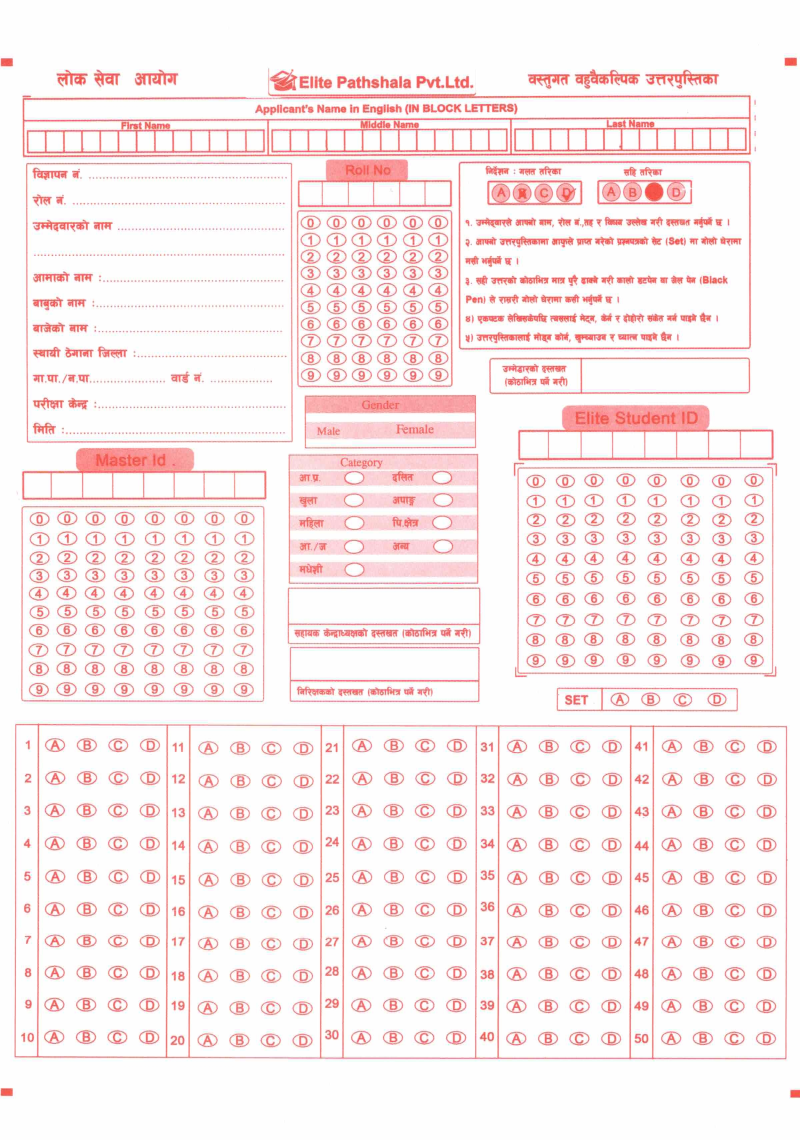
#> input picture dev/static/template.jpg, 2400 x 3419 px (shown at 1/3 size)
$ python template_generator.py
#> lines starting #> are read from the running program, lines starting #| are printed output that depends on the picture; after the words box and inside, x2 and y2 are one past the last pixel; in counts of white or black regions, pixels touching at a corner belong together
import cv2
import numpy as np
import json

def locate_page_corner_markers(img, debug=False):

    gray = cv2.cvtColor(img, cv2.COLOR_BGR2GRAY)
    _, thresh = cv2.threshold(gray, 180, 255, cv2.THRESH_BINARY_INV)
    contours, _ = cv2.findContours(thresh, cv2.RETR_EXTERNAL, cv2.CHAIN_APPROX_SIMPLE)

    candidate_centers = []

    for cnt in contours:
        area = cv2.contourArea(cnt)
        if area < 100 or area > 6000:
            continue

        x_box, y_box, w_box, h_box = cv2.boundingRect(cnt)
        aspect_ratio = float(w_box) / h_box

        if 0.2 <= aspect_ratio <= 4.5:
            M = cv2.moments(cnt)
            if M["m00"] != 0:
                cX = int(M["m10"] / M["m00"])
                cY = int(M["m01"] / M["m00"])
                candidate_centers.append((cX, cY))


    if len(candidate_centers) < 4:
        raise ValueError(f"Found only {len(candidate_centers)} candidate markers. Need at least 4.")

    pts = np.array(candidate_centers)
    sum_pts = pts.sum(axis=1)
    diff_pts = np.diff(pts, axis=1).flatten()

    tl = pts[np.argmin(sum_pts)]
    br = pts[np.argmax(sum_pts)]
    tr = pts[np.argmin(diff_pts)]
    bl = pts[np.argmax(diff_pts)]

    corner_coordinates = {
        "tl":     {"x": int(tl[0]), "y": int(tl[1])},
        "tr":    {"x": int(tr[0]), "y": int(tr[1])},
        "br": {"x": int(br[0]), "y": int(br[1])},
        "bl":  {"x": int(bl[0]), "y": int(bl[1])}
    }

    with open("template_corner_markers.json", "w") as f:
        json.dump(corner_coordinates, f, indent=4)

    if debug:
        vis_img = img.copy()
        sorted_corners = np.array([tl, tr, br, bl], dtype="float32")
        labels = ["TL", "TR", "BR", "BL"]
        colors = [(0, 0, 255), (0, 255, 0), (255, 0, 0), (0, 125, 255)]

        for idx, (x, y) in enumerate(sorted_corners):
            pt = (int(x), int(y))
            cv2.circle(vis_img, pt, 8, colors[idx], -1)
            cv2.putText(vis_img, labels[idx], (pt[0] + 30, pt[1] + 10),
                        cv2.FONT_HERSHEY_SIMPLEX, 1.2, colors[idx], 4)
            # print(f"{labels[idx]} Corner Found at Coordinate: X={pt[0]}, Y={pt[1]}")

        cv2.imwrite("template_corner_markers.jpg", vis_img)

    return corner_coordinates

def locate_set_key_bubbles(img, debug=False):

    BLOCK_COORDS = {
        "A" : np.array([1865, 2112]),
        "B" : np.array([1958, 2112]),
        "C" : np.array([2055, 2112]),
        "D" : np.array([2158, 2112])
    }

    coords = {}
    for col, option in enumerate(["A","B","C","D"]):
        p = BLOCK_COORDS[str(option)]
        cx = int(round(p[0]))
        cy = int(round(p[1]))

        coords[str(option)] = {
            "x": cx,
            "y": cy
        }

    with open("template_set_key_bubbles.json", "w") as f:
        json.dump(coords, f, indent=4)


    if debug:

        with open("template_set_key_bubbles.json") as f:
            coords = json.load(f)

        for opt, pt in coords.items():
            cv2.circle(img,
                (
                    pt["x"],
                    pt["y"]
                ),
                8,
                (255,0,0),
                -1
            )

            cv2.putText(img,
                f"{opt}",
                (
                    pt["x"]-10,
                    pt["y"]-10
                ),
                cv2.FONT_HERSHEY_SIMPLEX,
                0.35,
                (0,0,255),
                1
            )

            cv2.imwrite("template_set_key_bubbles.jpg",img)

    return coords

def locate_student_id_bubbles(img, debug=False):

    COLS = 8
    ROWS = 10

    TL = np.array([1613, 1459])
    TR = np.array([2270, 1460])

    BL = np.array([1612, 1996])
    BR = np.array([2270, 1996])

    COL_CORRECTIONS = {
        0: 0,
        1: -5,
        2: -13,
        3: -10,
        4: -10,
        5: -5,
        6: -4,
        7: 0
    }

    ROW_CORRECTIONS = {
        0: 0,
        1: 0,
        2: -4,
        3: -7,
        4: -7,
        5: -10,
        6: -7,
        7: -2,
        8: -2,
        9: 0
    }

    coords = {}

    for col in range(COLS):

        top = TL + ((TR - TL) * col / (COLS - 1))
        bottom = BL + ((BR - BL) * col / (COLS - 1))

        for row in range(ROWS):

            p = top + ((bottom - top) * row / (ROWS - 1))

            corrected_x = int(round(p[0])) + COL_CORRECTIONS.get(col, 0)
            corrected_y = int(round(p[1])) + ROW_CORRECTIONS.get(row, 0)

            # corrected_x = int(round(p[0]))
            # corrected_y = int(round(p[1]))

            coords[f"{col}_{row}"] = {
                "x": corrected_x,
                "y": corrected_y
            }

    # Save the perfectly aligned template coordinates
    with open("template_student_id_bubbles.json", "w") as f:
        json.dump(coords, f, indent=4)

    if debug:

        with open("template_student_id_bubbles.json") as f:
            coords = json.load(f)

        for key, pt in coords.items():
            cv2.circle(
                img,
                (pt["x"], pt["y"]),
                8,
                (255, 0, 0),
                -1
            )

        cv2.imwrite("template_student_id_bubbles.jpg", img)


    return coords

def locate_questions_bubbles(img, debug=False):
    BLOCKS = 5
    QUESTIONS_PER_BLOCK = 10
    OPTIONS = 4

    BLOCK_CORNERS = {
        "1" : {
            "TL" : np.array([164, 2248]),
            "TR" : np.array([450, 2248]),
            "BR" : np.array([446, 3131]),
            "BL" : np.array([161, 3130])
        },
        "2" : {
            "TL" : np.array([625, 2258]),
            "TR" : np.array([912, 2259]),
            "BR" : np.array([908, 3141]),
            "BL" : np.array([623, 3140])
        },
        "3" : {
            "TL" : np.array([1088, 2251]),
            "TR" : np.array([1374, 2251]),
            "BR" : np.array([1370, 3133]),
            "BL" : np.array([1085, 3133])
        },
        "4" : {
            "TL" : np.array([1556, 2253]),
            "TR" : np.array([1842, 2253]),
            "BR" : np.array([1838, 3136]),
            "BL" : np.array([1552, 3136])
        },
        "5" : {
            "TL" : np.array([2022, 2253]),
            "TR" : np.array([2307, 2254]),
            "BR" : np.array([2304, 3137]),
            "BL" : np.array([2018, 3136])
        },
    }

    COL_CORRECTIONS = {

    }

    ROW_CORRECTIONS = {
        "1_3" : 3,
        "1_4" : 6,
        "1_5" : 5,
        "1_6" : 3,
        "1_7" : 2,
        "1_8" : 2,
        "2_3" : 3,
        "2_4" : 6,
        "2_5" : 5,
        "2_6" : 3,
        "2_7" : 2,
        "2_8" : 2,
        "3_3" : 3,
        "3_4" : 6,
        "3_5" : 5,
        "3_6" : 3,
        "3_7" : 2,
        "3_8" : 2,
        "4_3" : 3,
        "4_4" : 6,
        "4_5" : 5,
        "4_6" : 3,
        "4_7" : 2,
        "4_8" : 2,
        "5_3" : 3,
        "5_4" : 6,
        "5_5" : 5,
        "5_6" : 3,
        "5_7" : 2,
        "5_8" : 2,
    }

    coords = {}
    question = 1

    for block in range(BLOCKS):
        for row in range(QUESTIONS_PER_BLOCK):
            left = BLOCK_CORNERS[str(block+1)]["TL"] + ((BLOCK_CORNERS[str(block+1)]["BL"] - BLOCK_CORNERS[str(block+1)]["TL"]) * row / (QUESTIONS_PER_BLOCK - 1))
            right = BLOCK_CORNERS[str(block+1)]["TR"] + ((BLOCK_CORNERS[str(block+1)]["BR"] - BLOCK_CORNERS[str(block+1)]["TR"]) * row / (QUESTIONS_PER_BLOCK - 1))

            coords[str(question)] = {}
            for col, option in enumerate(["A","B","C","D"]):
                p = left + ((right - left) * col / (OPTIONS - 1))

                cx = int(round(p[0])) + COL_CORRECTIONS.get(col, 0)
                cy = int(round(p[1])) + ROW_CORRECTIONS.get(f"{block+1}_{row}", 0)

                coords[str(question)][option] = {
                    "x": cx,
                    "y": cy
                }

            question += 1

    with open("template_question_bubbles.json", "w") as f:
        json.dump(coords, f, indent=4)

    if debug:

        with open("template_question_bubbles.json") as f:
            coords = json.load(f)

        for q, options in coords.items():
            for opt, pt in options.items():
                cv2.circle(img,
                    (
                        pt["x"],
                        pt["y"]
                    ),
                    8,
                    (255,0,0),
                    -1
                )

                cv2.putText(img,
                    f"{q}{opt}",
                    (
                        pt["x"]-10,
                        pt["y"]-10
                    ),
                    cv2.FONT_HERSHEY_SIMPLEX,
                    0.35,
                    (0,0,255),
                    1
                )

                cv2.imwrite("template_question_bubbles.jpg",img)

    return coords


def generate_merged_debug_image(vis_img):
    BUBBLE_RADIUS = 20
    page_corners = {}
    student_id_bubbles = {}
    set_bubbles = {}
    questions_bubbles = {}

    with open("template_corner_markers.json") as f:
        page_corners = json.load(f)

    with open("template_student_id_bubbles.json") as f:
        student_id_bubbles = json.load(f)

    with open("template_set_key_bubbles.json") as f:
        set_bubbles = json.load(f)

    with open("template_question_bubbles.json") as f:
        questions_bubbles = json.load(f)


    # 2. Draw Page Corner Markers
    labels = ["TL", "TR", "BR", "BL"]
    colors = [(0, 0, 255), (0, 255, 0), (255, 0, 0), (0, 125, 255)] # BGR
    sorted_keys = ["tl", "tr", "br", "bl"]

    for idx, key in enumerate(sorted_keys):
        pt = (page_corners[key]["x"], page_corners[key]["y"])
        cv2.circle(vis_img, pt, BUBBLE_RADIUS, colors[idx], -1)
        cv2.putText(vis_img, labels[idx], (pt[0] + 30, pt[1] + 10),
                    cv2.FONT_HERSHEY_SIMPLEX, 1.2, colors[idx], 4)

    # 3. Draw Student ID Bubbles (Blue dots)
    for key, pt in student_id_bubbles.items():
        cv2.circle(vis_img, (pt["x"], pt["y"]), BUBBLE_RADIUS, (255, 0, 0), -1)

    # 4. Draw Set Key Bubbles (Blue dots with red labels)
    for key, pt in set_bubbles.items():
        cv2.circle(vis_img, (pt["x"], pt["y"]), BUBBLE_RADIUS, (255, 0, 0), -1)
        cv2.putText(vis_img, f"{key}", (pt["x"] - 10, pt["y"] - 10),
            cv2.FONT_HERSHEY_SIMPLEX, 0.35, (0, 0, 255), 1)

    # 5. Draw Question Bubbles (Blue dots with red labels)
    for q, options in questions_bubbles.items():
        for opt, pt in options.items():
            cv2.circle(vis_img, (pt["x"], pt["y"]), BUBBLE_RADIUS, (255, 0, 0), -1)
            cv2.putText(vis_img, f"{q}{opt}", (pt["x"] - 10, pt["y"] - 10),
                cv2.FONT_HERSHEY_SIMPLEX, 0.35, (0, 0, 255), 1)

    # 6. Save the combined master view
    cv2.imwrite("template_marked_image.jpg", vis_img)

    return


def generate_template(image_path, debug=False):

#> called with image_path = 'static/template.jpg', debug = False
    img = cv2.imread(image_path)
#> img is the input picture: shape (3419, 2400, 3); mean B, G, R 237.2, 237.1, 250
    if img is None:
        raise FileNotFoundError(f"Could not open or find the image: {image_path}")

    img = cv2.resize(img,(2409, 3437))
#> img: shape (3437, 2409, 3)
    page_corners = locate_page_corner_markers(img, debug)
#> in locate_page_corner_markers, `gray = cv2.cvtColor(img, cv2.COLOR_BGR2GRAY)`:
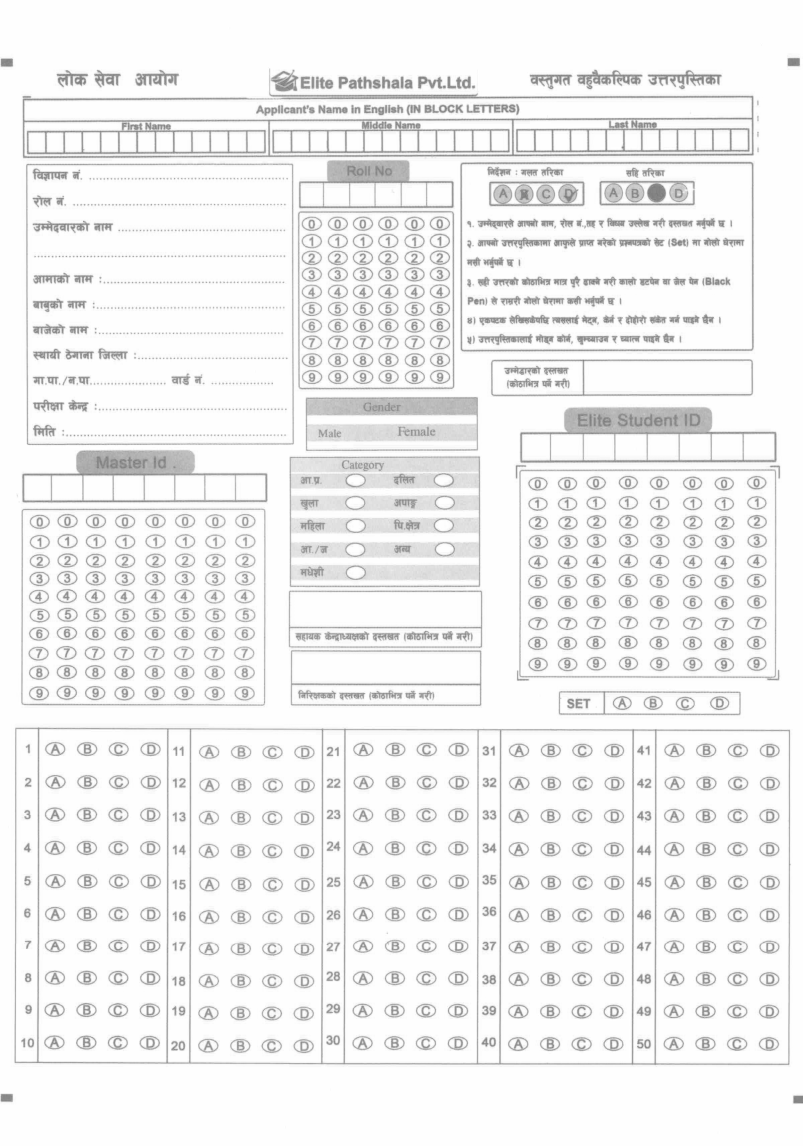
#> gray: shape (3437, 2409) (shown at 1/3 size); min 106, max 255, mean 240.9
#> in locate_page_corner_markers, `_, thresh = cv2.threshold(gray, 180, 255, cv2.THRESH_BINARY_INV)`:
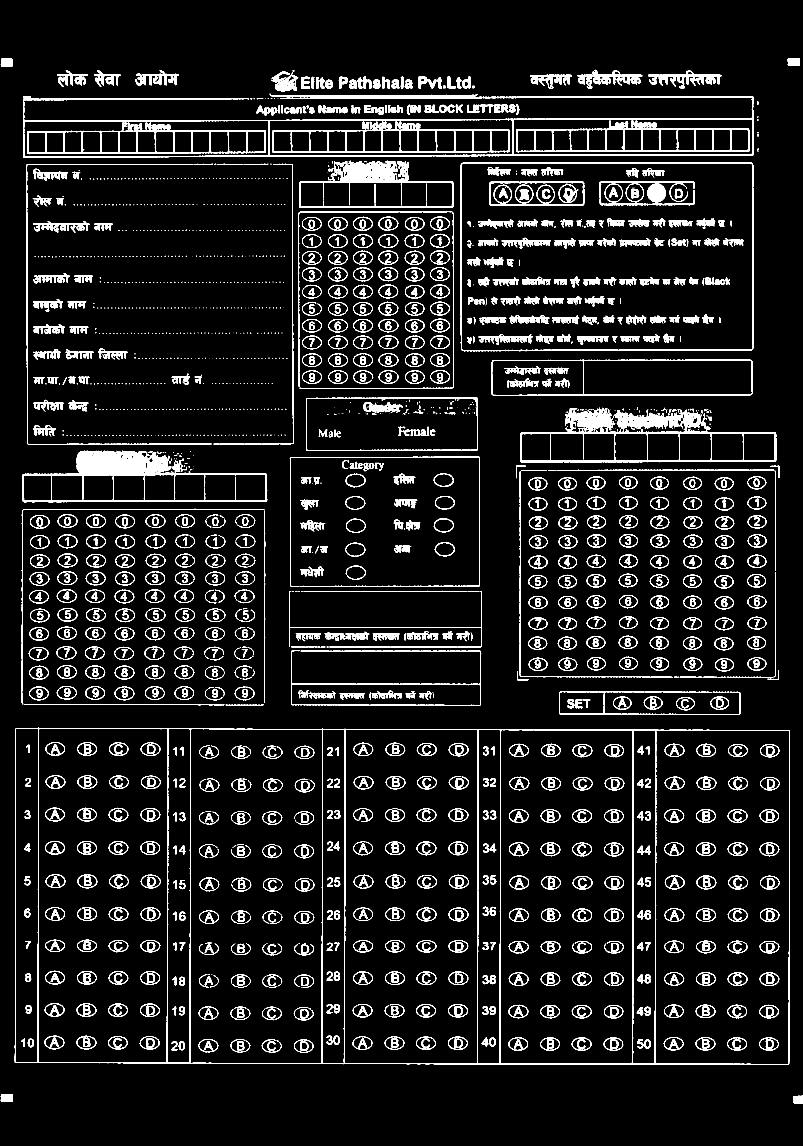
#> thresh: shape (3437, 2409) (shown at 1/3 size); 7.8% white; 2303 white regions (885 under 20 px)
#> in locate_page_corner_markers, `contours, _ = cv2.findContours(thresh, cv2.RETR_EXTERNAL, cv2.CHAIN_AP..`: contours = 1306 contours, 790 with area under 20; largest, box (x1, y1, x2, y2) and area: (44, 2183, 2370, 3194) 2329776, (1381, 486, 2260, 1054) 495004, (69, 281, 2260, 474) 250824, (1561, 1223, 2329, 1388) 87832, (1474, 1079, 2258, 1188) 82942
#> the loop in locate_page_corner_markers, `for cnt in contours:` made 1306 passes
#> (area, x_box, y_box, w_box, h_box, aspect_ratio, cX, cY) on passes 1, 2, 7, 8, 9, 10, 16, 18, 19, 24, 25, 26: (581, 2380, 3287, 29, 23, 1.26, 2394, 3298), (719, 2, 3282, 36, 23, 1.57, 19, 3293), (1663.5, 2028, 2091, 55, 40, 1.38, 2055, 2110), (1683.5, 2131, 2090, 56, 40, 1.4, 2158, 2108), (1680, 1931, 2089, 57, 40, 1.43, 1959, 2108), (1659, 1839, 2089, 56, 40, 1.4, 1866, 2108), (285, 726, 2067, 18, 26, 0.692, 735, 2077), (284, 636, 2066, 18, 27, 0.667, 645, 2077), (294.5, 457, 2065, 18, 27, 0.667, 465, 2076), (1827, 87, 2060, 60, 41, 1.46, 116, 2079), (1811, 524, 2059, 58, 41, 1.41, 552, 2078), (179.5, 435, 2059, 59, 41, 1.44, 463, 2078)
#> area on passes 3, 4, 13, 15, 17, 20: 2329775.5, 79.5, 57.5, 9903, 62.5, 47.5
#> after the loop in locate_page_corner_markers, `for cnt in contours:`: candidate_centers = 396 pairs, first value 19 to 2394, second value 185 to 3298
#> in locate_page_corner_markers, `pts = np.array(candidate_centers)`: pts has the same summary as candidate_centers
#> in locate_page_corner_markers, `sum_pts = pts.sum(axis=1)`: sum_pts = 396 values, max 5692 at index 0, min 206 at index 394, mean 2401.2
#> in locate_page_corner_markers, `diff_pts = np.diff(pts, axis=1).flatten()`: diff_pts = 396 values, max 3274 at index 1, min -2195 at index 395, mean 216.4
#> in locate_page_corner_markers, `tl = pts[np.argmin(sum_pts)]`: tl = [19, 187]
#> in locate_page_corner_markers, `br = pts[np.argmax(sum_pts)]`: br = [2394, 3298]
#> in locate_page_corner_markers, `tr = pts[np.argmin(diff_pts)]`: tr = [2380, 185]
#> in locate_page_corner_markers, `bl = pts[np.argmax(diff_pts)]`: bl = [19, 3293]
#> page_corners = 4 items
    student_id_bubbles = locate_student_id_bubbles(img, debug)
#> student_id_bubbles = 80 items
    set_key_bubbles = locate_set_key_bubbles(img, debug)
#> set_key_bubbles = 4 items
    questions_bubbles = locate_questions_bubbles(img, debug)
#> questions_bubbles = 50 items

    merged_image = generate_merged_debug_image(img)
#> after the loop in generate_merged_debug_image, `for key, pt in student_id_bubbles.items():`:
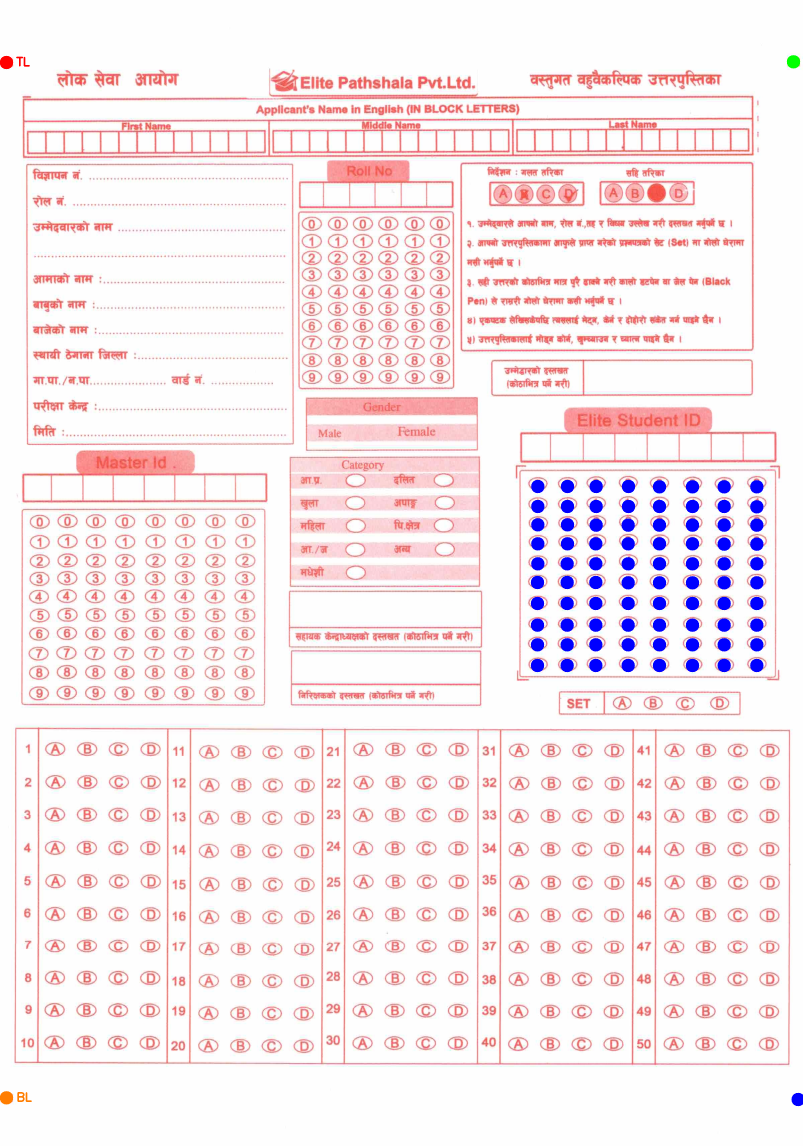
#> vis_img: shape (3437, 2409, 3) (shown at 1/3 size); mean B, G, R 237.7, 234.4, 247
#> after the loop in generate_merged_debug_image, `for q, options in questions_bubbles.items():`:
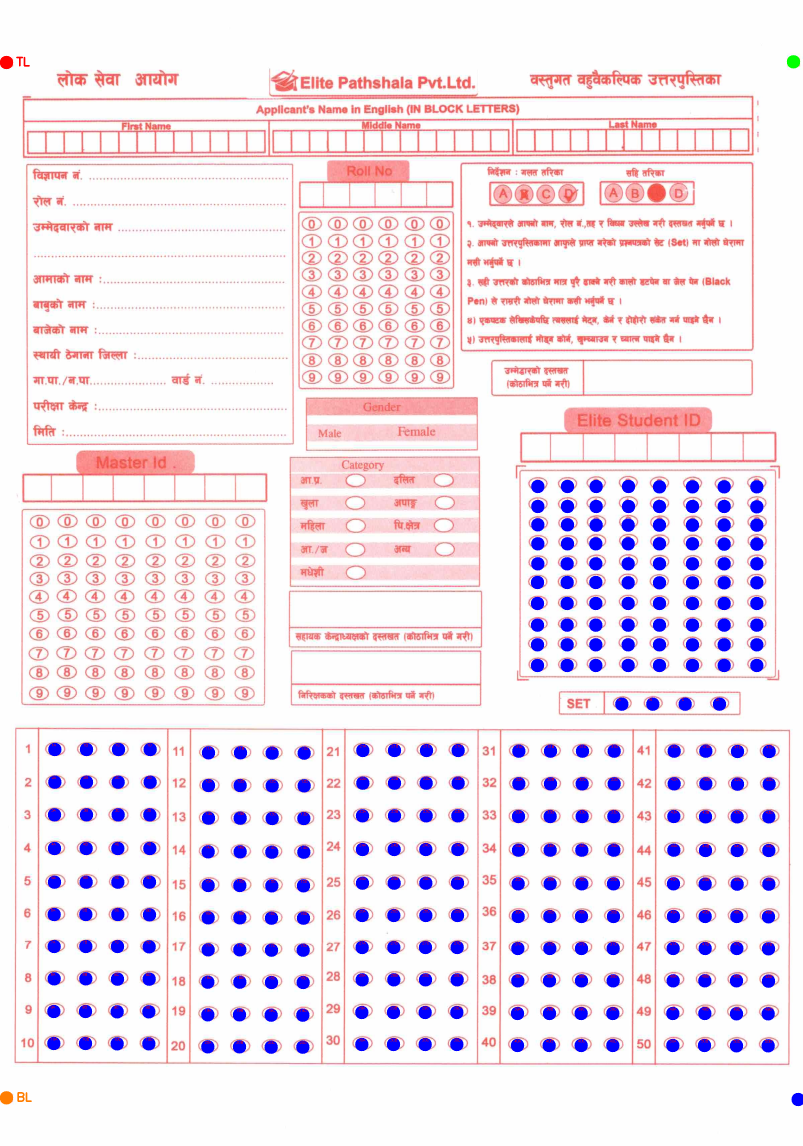
#> vis_img: shape (3437, 2409, 3) (shown at 1/3 size); mean B, G, R 239.2, 228.4, 239.9


    return None

# Run detection on your template file
try:
    image_file = "static/template.jpg"
    generate_template(image_file)

except Exception as e:
    print(f"Error processing image: {e}")
